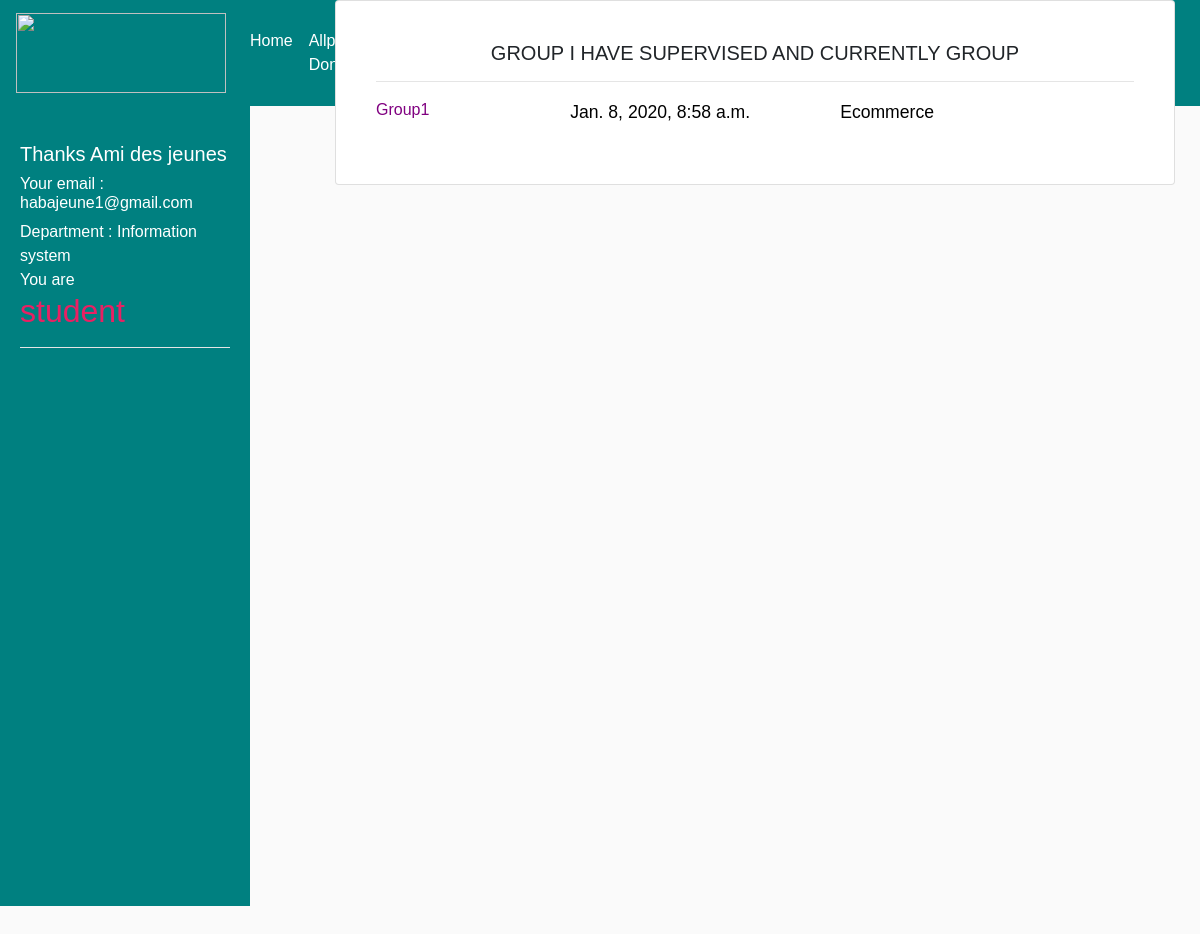
The app's page /departments/1/supervisor_dashboard/ (signed in) with its own data.
### accounts/models.py (models this page shows)
class UserProfile(models.Model):
    user = models.OneToOneField(User, related_name='profile', on_delete=models.CASCADE)
    reg_number = models.IntegerField(help_text='If you are not student type 12345')
    phone_number = models.IntegerField()
    department_name = models.ForeignKey(Department, related_name='userprofile', on_delete=models.CASCADE)
    ROLE_CHOICES = (
        ("-", "---------"),
        ("HOD", "HOD"),
        ("supervisor", "supervisor"),
        ("dean", "dean"),
        ("cordinator", "cordinator"),
        ("principle", "principle"),
        ("lecturor", "lecturor"),
        ("student", "student"),
    )
    role = models.CharField(max_length=20, choices=ROLE_CHOICES)
    image = models.ImageField(upload_to='images_profiles', blank=True)
    User.profile = property(lambda u: UserProfile.objects.get_or_create(user=u)[0])

### depart/models.py (models this page shows, shortened)
class Department(models.Model):
    department_name = models.CharField(max_length=100)
    school = models.ForeignKey(School, related_name='department', on_delete=models.CASCADE)
    def __str__(self):
        return self.department_name

class Group(models.Model):
    department = models.ForeignKey(Department, related_name='group', on_delete = models.CASCADE)
    group_name = models.CharField(max_length=50)
    supervisor = models.ForeignKey(Supervisor, related_name='group', on_delete=models.CASCADE)
    group_email = models.EmailField(max_length=250)
    created_at = models.DateTimeField(auto_now_add=True)

class Project(models.Model):
    group_id = models.ForeignKey(Group, related_name='project', on_delete = models.CASCADE)
    department = models.ForeignKey(Department, related_name='project', on_delete=models.CASCADE)
    project_title = models.CharField(max_length=500)
    project_description = models.TextField(max_length=10000)
    created_at = models.DateTimeField(auto_now_add=True)

### depart/views.py (the view)
# urls.py: path('departments/<int:pk>/supervisor_dashboard/', views.supervisor_dash, name='supervisor_dashboard'),
def supervisor_dash(request, pk, *args, **kwargs):
    supervisors = Supervisor.objects.filter(department_id=pk)
    for supervisor in supervisors:
        supervisor = Supervisor.objects.get(pk=pk)
    projects = Project.objects.filter(group_id=pk)
    groups = Group.objects.filter(supervisor=supervisor)
    print(supervisor)
    context={
     'groups':groups,
     'projects':projects,
     'supervisors': supervisors
    }
    return render(request, 'dashboard/sup_dash.html', context=context)

### depart/models.py (called while the page is built)
    def __str__(self):
        return self.supervisor_name

### templates/dashboard/sup_dash.html (shortened to what this page needs)
{% extends 'dashboardbase/sup.html' %}
{% block content %}
<nav class="text-white" id="sidebar"
    style="width: 200px; margin-top: 0px; background-color: rgb(0,128,128); position: relative; height:fit-content; padding:20px; margin-bottom: 40px; margin-left: 0px;">
    <div class="text-white">
        <h5>Thanks {{ user.first_name }}</h5>
        <h6> Your email : {{user.email}}</h6>
        <h8> Department : {{user.profile.department_name}}</h8><br>
        You are <h2 style="color: rgb(233, 32, 99);"> {{user.profile.role}}</h2>
    </div>
    <hr class="bg-white" />
</nav>
{% for group in groups %}
<div class="card"
    style="padding: 20px; position: relative; float: right; width: 70%; margin-right: 25px; margin-top: -100vh;">
    <div class="card-body">
         <h5 class="card-title" style="text-align: center;">GROUP I HAVE SUPERVISED AND CURRENTLY GROUP</h5><hr>
            <a href="{% url 'single_group' group.pk %}" class="card-link" style="color: purple;">{{group.group_name}}</a>
            <p style="position: relative; color: black; float: right; margin-right: 200px;">
            {% for project in projects %}
            {{project.project_title}}
            {% endfor %}
            </p>
            <p style="position: relative; color: black; float: right; margin-right: 90px;">  {{group.created_at}} </p>
    </div>
</div>
{% endfor %}
{% endblock %}

### static/css/style.css (style rules this page uses)
#sidebar { min-width: 250px; max-width: 250px; min-height: 100vh; }
body { font-family: 'Poppins', sans-serif; background: #fafafa; }
p { font-family: 'Poppins', sans-serif; font-size: 1.1em; font-weight: 300; line-height: 1.7em; color: #999; }
a, a:hover, a:focus { color: inherit; text-decoration: none; transition: all 0.3s; }
#sidebar { background: #7386D5; color: #fff; transition: all 0.3s; }
#sidebar { width: 250px; position: fixed; top: 0; left: 0; height: 100vh; z-index: 999; background: #7386D5; color: #fff; transition: all 0.3s; }

### records on screen
Group: group_name "Group1", created_at "Jan. 8, 2020, 8:58 a.m."
Project: project_title "Ecommerce"

### other values on screen
{{ user.first_name }} "Ami des jeunes"
{{ user.email }} "habajeune1@gmail.com"
{{ user.profile.department_name }} "Information system"
